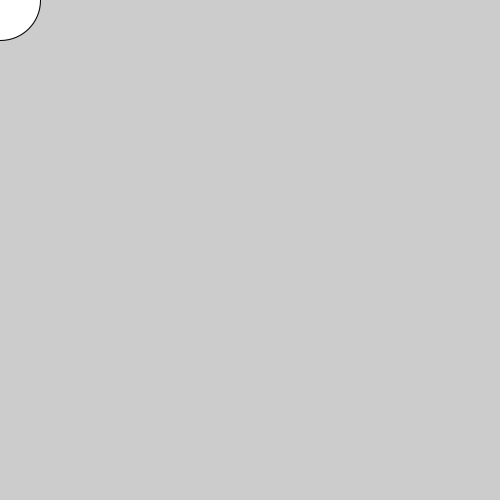
Frame 1 (no input)
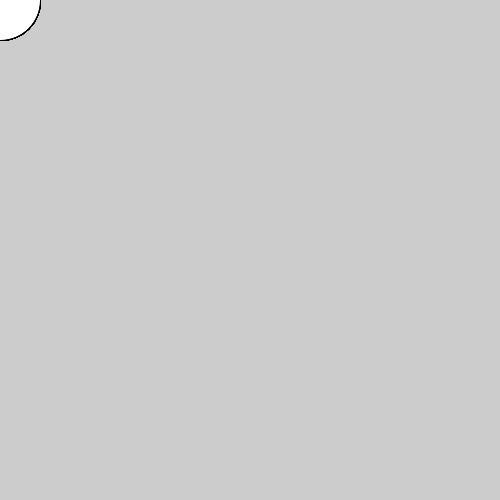
Frame 60 (the mouse pressed at the canvas centre just before this capture)
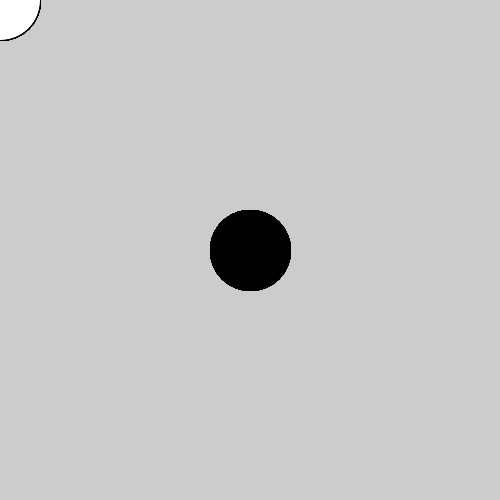
Frame 120 (the mouse held since frame 60 and released just before this capture)

The Processing sketch that drew these frames (run headless with seeded random() and noise(); from frame 60 on, the mouse is pressed at the canvas centre):

// Processing sketch: a4_mouse_keyboard
// ── a4_mouse_keyboard.pde
int radius = 40;

void setup() {
  size(500,500);
}

void draw() {
  if (mousePressed) {
    fill(0);
  } else {
    fill(255);
  }
  ellipse(mouseX, mouseY, radius*2, radius*2);
}

void keyReleased(){
  if(key == ENTER){
    background(192);
  }
  if(key == 'a'){
    radius = radius + 5;
  }
  if(key == 'z'){
    radius = radius - 5;
  }
}
